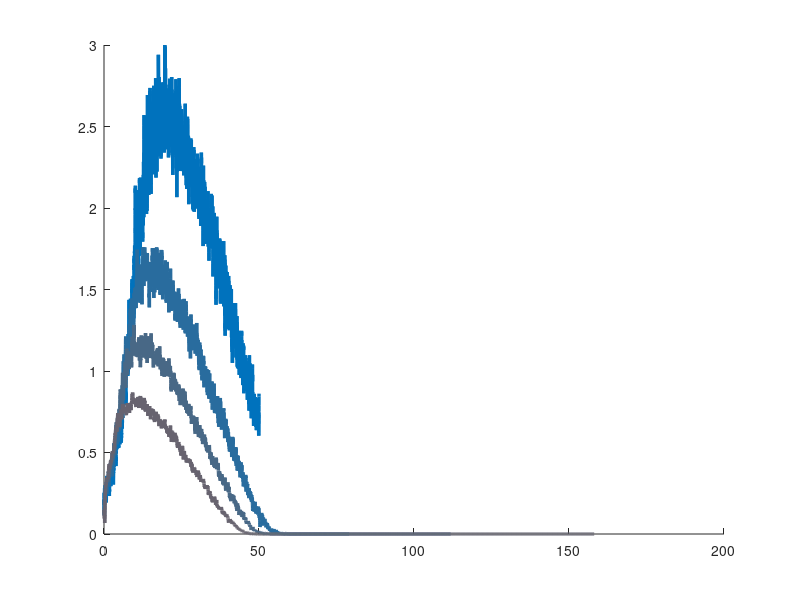

This chart was generated by the following MATLAB code: (Note: this script raises an error after producing the figure.)
%close all
figure

load('SupersatPhi_N.mat')
load('SupersatSim_N.mat')
a=[1.079e-04,2.210e-06];b=[-11.14,4.77];n=[3.081,3.815];
col_B=[0 0.447 0.741];
col_R=[0.85 0.325 0.098];

hold on

plot(Supersaturation4e3Data(:,1),movmean(Supersaturation4e3Data(:,4),10),'Color',[0    0.4470    0.7410],'LineWidth',2.5)
plot(Supersaturation1e4Data(:,1)*79.0569/50,movmean(Supersaturation1e4Data(:,4),10),'Color',([0    0.4470    0.7410]*1.7/2.1+0.4/2.1*[0.8500    0.3250    0.0980]),'LineWidth',2.5)
plot(Supersaturation2e4Data(:,1)*111.8/50,movmean(Supersaturation2e4Data(:,4),10),'Color',([0    0.4470    0.7410]*1.4/2.1+0.7/2.1*[0.8500    0.3250    0.0980]),'LineWidth',2.5)
plot(Supersaturation4e4Data(:,1)*158.11/50,movmean(Supersaturation4e4Data(:,4),10),'Color',([0    0.4470    0.7410]*1.1/2.1+1/2.1*[0.8500    0.3250    0.0980]),'LineWidth',2.5)
N=4e3*10.^[0:0.1:2.1];
for i=[0 4 7 10] %14 17]
%plot(SupersatPhi_N(i*3+3,1:16:end),SupersatPhi_N(i*3+1,1:16:end),'k','LineWidth',1)
PlotSSN_noN(a,b,n,[2 -12;6 -1]*sqrt(10^(0.1*i)),1,[0 50 0 10],[0 0 0],2)
end
xlabel('External input \mu_{ext}','FontSize',16)
ylabel('E Firing rate \nu_E (Hz)','FontSize',16)
set(gca,'FontSize',16)
axis([0 50 0 3])

box on
axes('YAxisLocation','left','Position',[.619 .631 .25 .25])
for i=0:21
%plot(SupersatPhi_N(i*3+3,1:16:end),SupersatPhi_N(i*3+1,1:16:end),'Color',[0 0.4470 0.7410]+(i)*([0.8500, 0.3250, 0.0980]-[0 0.4470 0.7410])/21,'LineWidth',1.5)
PlotSSN_noN(a,b,n,[2 -12;6 -1]*sqrt(10^(0.1*i)),1,[0 50 0 10],col_B+(col_R-col_B)*i/21,1.5)
hold on
end
axis([0 50 0 3])
xticks([0 50])
yticks([0 3])
%% -----------------------------------

figure
hold on
% for i=0:21
% plot(SupersatPhi_N(i*3+3,1:16:end)/sqrt(N(1+i)),SupersatPhi_N(i*3+1,1:16:end),'Color',[0 0.4470 0.7410]+(i)*([0.8500, 0.3250, 0.0980]-[0 0.4470 0.7410])/21,'LineWidth',2.5)
% end
for i=0:0.1:2.1
Plot_SSN(a,b,n,[2 -12;6 -1],1,[0 0.75 0 3],4e3*10^[i],col_B+(col_R-col_B)*i/2.1,2)
end
xlabel('External input \mu_{ext} /?N','FontSize',16)
ylabel('E Firing rate \nu_E (Hz)','FontSize',16)
set(gca,'FontSize',16)
axis([0 0.75 0 3])
xticks([0 0.25 0.5 0.75])
box on

s=BalancedState([2 -12;6 -1]./[195 200;825 100]*sqrt(4e3),[3e3;1e3],[0.065 0.2;0.275 0.1], [1;1]);
plot([0 1],[0 1]*s(1),'r:','LineWidth',3)


axes('YAxisLocation','left','Position',[.619 .631 .25 .25])
hold on
for i=0:21
plot(SupersatPhi_N(i*3+3,1:16:end)/sqrt(N(1+i)),SupersatPhi_N(i*3+1,1:16:end),'Color',[0 0.4470 0.7410]+(i)*([0.8500, 0.3250, 0.0980]-[0 0.4470 0.7410])/21,'LineWidth',1.5)
end
% for i=0:0.1:2.1
% Plot_SSN(a,b,n,[2 -12;6 -1],1,[0 0.75 0 3],4e3*10^[i],col_B+(col_R-col_B)*i/2.1)
% end
axis([0 0.75 0 3])
xticks([])
yticks([])
box on